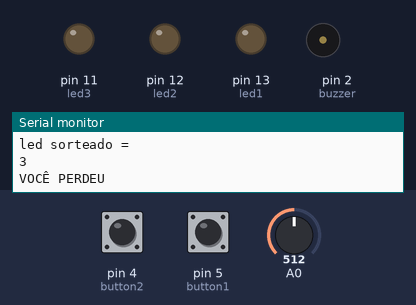
Simulated run of this sketch. Board: Arduino Uno, built with avr-gcc and run on an emulated ATmega328P. On the bench: output pins drawn as LEDs (lit = HIGH), buzzer (waves = sounding), the last lines printed to the serial monitor. Dashed ring = blinking. The test bench sets the inputs (shaded band); at power-on: A0 = 512, pin 5 (button1) LOW, pin 4 (button2) LOW. Random numbers use the default seed unless the sketch sets one.

Above: at 18.0 s.
18.1 s: A0 set to 306
At 22.0 s:
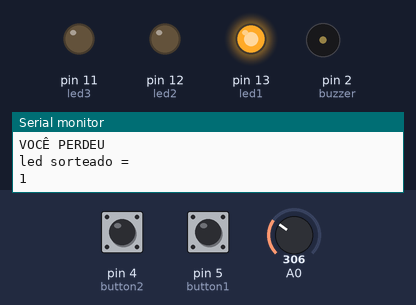
32.2 s: A0 set to 511
At 40.2 s:
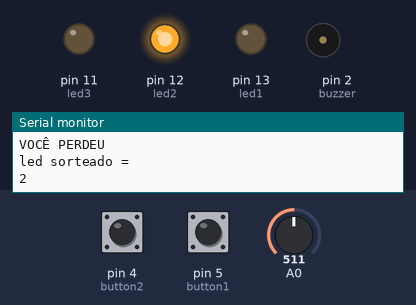
46.3 s: A0 set to 716
60.4 s: A0 set to 900
74.5 s: pin 5 (button1) pulled HIGH for 3 s
At 87.36 s:
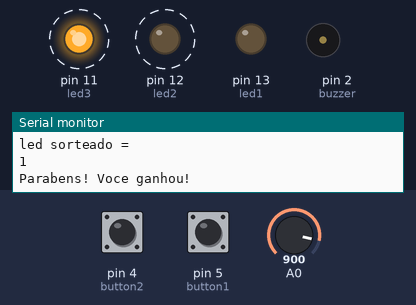
Timing chart, 0 to 90.1 s (numbered marks = the images above; inputs shaded):
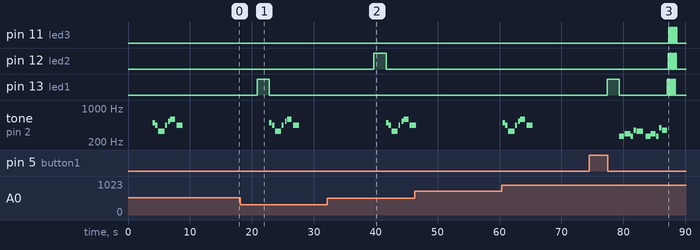

Measured:
- after the input at 18.1 s, pin 13 (led1): LOW → HIGH after 2.7 s, → LOW 2.0 s later
- after the input at 32.2 s, pin 12 (led2): LOW → HIGH after 7.5 s, → LOW 2.0 s later
- after the input at 74.5 s, pin 11 (led3): alternates HIGH for 0.10 s and LOW for 0.20 s, 10 changes in all, then stays LOW, starting after 12.8 s; pin 12 (led2): alternates HIGH for 0.10 s and LOW for 0.20 s, 10 changes in all, then stays LOW, starting after 12.7 s
- by itself, tone on pin 2 (buzzer): plays 494 Hz for 0.40 s, 440 Hz for 0.40 s, 330 Hz for 1.0 s, 440 Hz for 0.30 s, 528 Hz for 0.30 s, 587 Hz for 0.80 s … (7 notes in this stretch)

The sketch:

entrega_individual2.ino
```cpp
/**------------------------------------------------------------------------------------------------------------------------
Augusto César Graeml - 15/06/2023

LedSortido com música de vitória e derrota

https://www.tinkercad.com/things/1gYS4haV2mC-entregaindividual2/editel?sharecode=UK5LognYh0rFIzYGc4fKVPMOmEJPUfX0g_ueqt7PPso
-------------------------------------------------------------------------------------------------------------------------**/

int button1 = 5, button2 = 4, button3 = 3;
int led1 = 13, led2 = 12, led3 = 11;
int buzzer = 2;
int i, led;
char* vitoria[] = {"Do","Pausa", "Do","Pausa" ,"Re",     "Pausa", "Do", "Pausa", "Fa", "Pausa" , "Mi",  "Pausa", "Do", "Pausa", "Do","Pausa", "Re","Pausa", "Do", "Pausa", "Sol", "Pausa", "Fa", "Fim"};
int duracao[] =   {400,  10,      400,  10   , 1000,      10 ,   400,    100,    400,    100  ,  1000,    400,    400,   10,     400,   10  , 800,   100 ,  400,    100,   400,    100 ,   800};
char* derrota[] = {"Si","Pausa","La","Pausa","Mi","Pausa","La","Pausa", "Do#","Pausa", "Note"  ,"Pausa",  "La",  "Fim"};
int dur[] = {       400,  20,   400,   100,   1000, 100,  300,  200,    300,   20  ,        800,          200 ,   1000};

void tocar(char* mus[], int tempo[]){
  int tom = 0;
  for(int i = 0; mus[i]!="Fim";i++){
    if(mus[i] == "Do") tom = 262;
    if(mus[i] == "Re") tom = 294;
    if(mus[i] == "Mi") tom = 330;
    if(mus[i] == "Fa") tom = 349;
    if(mus[i] == "Sol") tom = 392;
    if(mus[i] == "La") tom = 440;
    if(mus[i] == "Si") tom = 494;
    if(mus[i] == "Do#") tom = 528;
    if(mus[i] == "Re#") tom = 622;
    if(mus[i] == "Fa#") tom = 370;
    if(mus[i] == "Sol#") tom = 415;
    if(mus[i] == "La#") tom = 466;
    if(mus[i] == "Pausa") tom = 0;
    if(mus[i] == "Note") tom = 587;
    if(mus[i] == "Teste") tom = 627;
    tone(buzzer, tom, tempo[i]);
    delay(tempo[i]);
  }
}

int sorteio()
{
  randomSeed(analogRead(0)); // inicializa a sequência randômica
  led = random(1, 4); // sorteia um led entre 1 e 3
  Serial.println("led sorteado = ");
  Serial.println(led);
  return led;
}

void setup()
{
 pinMode(buzzer, OUTPUT);
 pinMode(button1, INPUT);
 pinMode(button2, INPUT);
 pinMode(button3, INPUT);
 pinMode(led1, OUTPUT);
 pinMode(led2, OUTPUT);
 pinMode(led3, OUTPUT);
 Serial.begin(9600);

 //tocar(vitoria, duracao);
 //tocar(derrota, dur);
}
void ganhou()
{
  Serial.println("Parabens! Voce ganhou!");
  tocar(vitoria, duracao);
  for(i=0; i < 5; i++)
  {
   digitalWrite(led1, HIGH);
   delay(100);
   digitalWrite(led1, LOW);
   digitalWrite(led2, HIGH);
   delay(100);
   digitalWrite(led2, LOW);
   digitalWrite(led3, HIGH);
   delay(100);
   digitalWrite(led3, LOW);

  }

}

void perdeu()
{
  Serial.println("VOCÊ PERDEU");
  tocar(derrota, dur);
}

void loop()
{
 int led_sorteado = sorteio();

  if(led_sorteado == 1)
    led_sorteado = led1;
  if(led_sorteado == 2)
    led_sorteado = led2;
  if(led_sorteado == 3)
    led_sorteado == led3;

  delay(2000);

  if(digitalRead(led_sorteado - 8) == HIGH)
  {
  	digitalWrite(led_sorteado, HIGH);
    delay(2000);
    digitalWrite(led_sorteado, LOW);
    ganhou();
  }
  else
  {
    digitalWrite(led_sorteado, HIGH);
    delay(2000);
    digitalWrite(led_sorteado, LOW);
    perdeu();
  }

  delay(10000);
}
```
